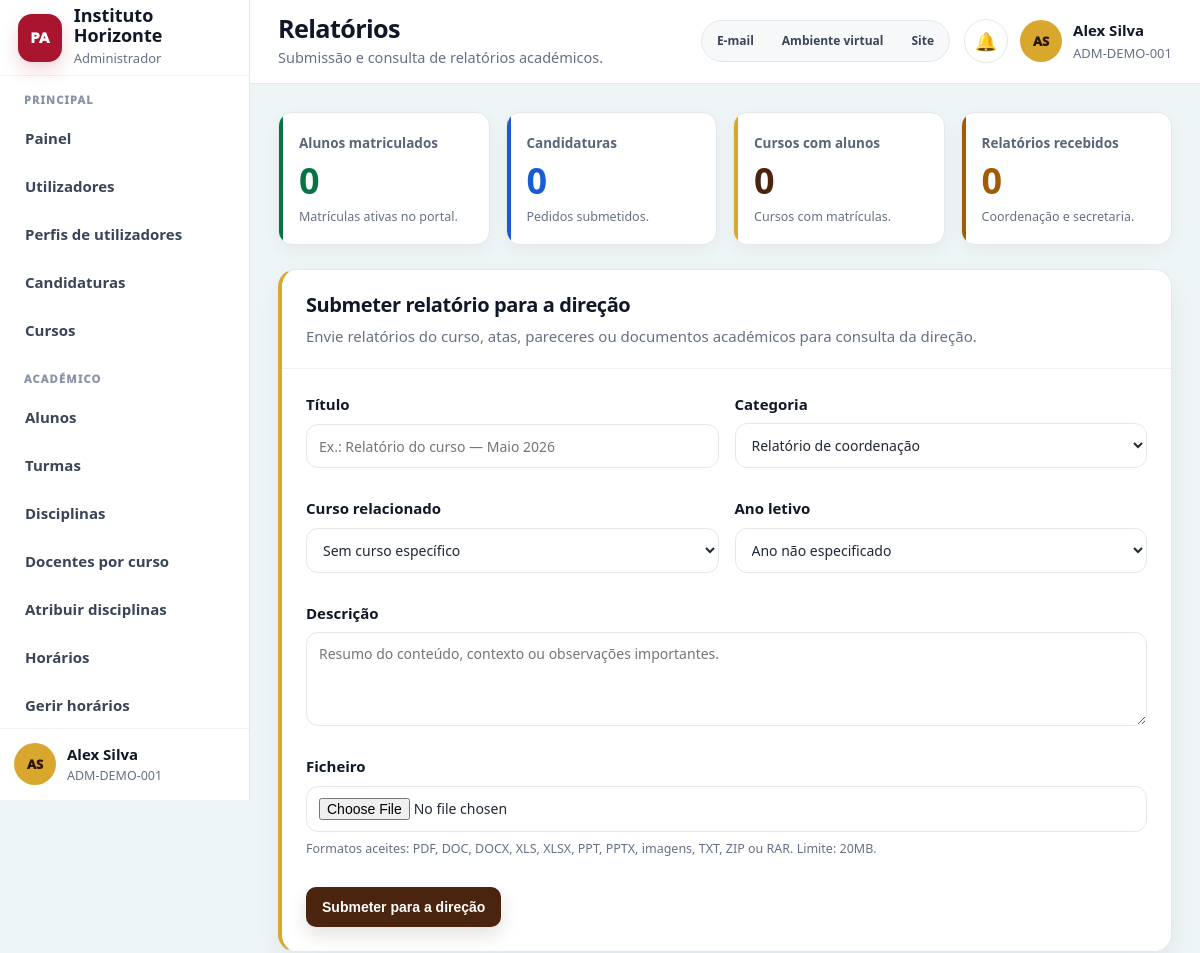
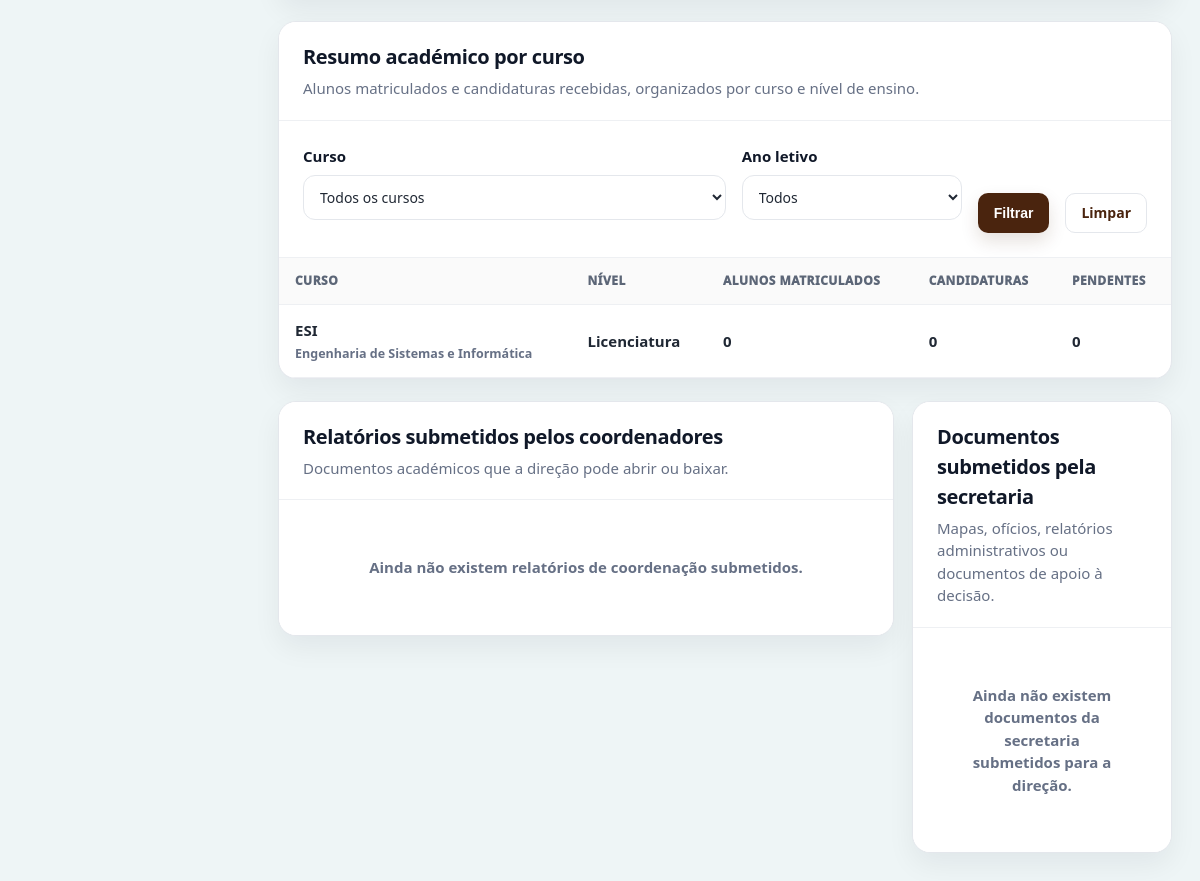
The app's page /pages/relatorios.php (signed in) with its own data (2 pictures, top to bottom).
### tables this page shows
CREATE TABLE `users` (
    `id` INT AUTO_INCREMENT PRIMARY KEY,
    `institutional_id` VARCHAR(80) NULL UNIQUE,
    `full_name` VARCHAR(180) NOT NULL,
    `email` VARCHAR(180) NOT NULL UNIQUE,
    `personal_email` VARCHAR(180) NULL,
    `phone` VARCHAR(50) NULL,
    `birth_date` DATE NULL,
    `document_type` VARCHAR(80) NULL,
    `document_number` VARCHAR(100) NULL,
    `address` TEXT NULL,
    `password_hash` VARCHAR(255) NOT NULL,
    `role` VARCHAR(50) NULL,
    `roles` TEXT NULL,
    `status` VARCHAR(30) NOT NULL DEFAULT 'active',
    `is_active` TINYINT(1) NOT NULL DEFAULT 1,
    `must_change_password` TINYINT(1) NOT NULL DEFAULT 0,
    `profile_photo` VARCHAR(255) NULL,
    `identity_document_file` VARCHAR(255) NULL,
    `last_login_at` DATETIME NULL,
    `created_at` DATETIME NOT NULL DEFAULT CURRENT_TIMESTAMP,
    `updated_at` DATETIME NULL DEFAULT NULL ON UPDATE CURRENT_TIMESTAMP,
    INDEX `idx_users_institutional_id` (`institutional_id`),
    INDEX `idx_users_email` (`email`),
    INDEX `idx_users_role` (`role`),
    INDEX `idx_users_status` (`status`)
);

CREATE TABLE `courses` (
    `id` INT AUTO_INCREMENT PRIMARY KEY,
    `code` VARCHAR(50) NOT NULL UNIQUE,
    `name` VARCHAR(180) NOT NULL,
    `level` VARCHAR(50) NOT NULL DEFAULT 'licenciatura',
    `duration_years` INT NULL,
    `description` TEXT NULL,
    `status` VARCHAR(20) NOT NULL DEFAULT 'active',
    `created_at` DATETIME NOT NULL DEFAULT CURRENT_TIMESTAMP,
    `updated_at` DATETIME NULL DEFAULT NULL ON UPDATE CURRENT_TIMESTAMP,
    INDEX `idx_courses_level` (`level`),
    INDEX `idx_courses_status` (`status`)
);

### pages/relatorios.php (the view, shortened to what the rows shown need)
<?php
require_once __DIR__ . '/../includes/portal_layout.php';
require_any_role(['admin', 'direcao', 'coordenador', 'secretaria']);
$user = current_user();
$role = portal_user_role($user);
$courseWhere = [];
$courseParams = [];
$courseWhereSql = $courseWhere ? 'WHERE ' . implode(' AND ', $courseWhere) : '';
$summaryRows = portal_rows($pdo, "
    SELECT
        courses.id,
        courses.code,
        courses.name,
        courses.level,
        COUNT(DISTINCT students.id) AS students_total,
        SUM(CASE WHEN students.enrollment_status = 'active' THEN 1 ELSE 0 END) AS active_students,
        COUNT(DISTINCT applications.id) AS applications_total,
        SUM(CASE WHEN applications.status IN ('pending','in_review','missing_documents') THEN 1 ELSE 0 END) AS applications_pending
    FROM courses
    LEFT JOIN students ON students.course_id = courses.id
    LEFT JOIN applications ON applications.course_id = courses.id
    {$courseWhereSql}
    GROUP BY courses.id
    ORDER BY FIELD(courses.level,'licenciatura','mestrado','mestrado_integrado','doutoramento','especializacao','formacao_permanente'), courses.name ASC
", $courseParams);
$levelLabels = [
    'licenciatura' => 'Licenciatura',
    'mestrado' => 'Mestrado',
    'mestrado_integrado' => 'Mestrado integrado',
    'doutoramento' => 'Doutoramento',
    'especializacao' => 'Especialização',
    'formacao_permanente' => 'Formação permanente',
];
portal_layout_start(
    'relatorios',
    $role === 'coordenador' ? 'Relatórios do curso' : 'Relatórios',
    $role === 'direcao'
        ? 'Indicadores académicos, documentos submetidos e relatórios das coordenações.'
        : 'Submissão e consulta de relatórios académicos.',
    $role
);
?>
<?php if (in_array($role, ['coordenador', 'secretaria', 'admin'], true)): ?>
    <div class="ui-panel report-upload-card">
        <div class="ui-panel-header">
            <div>
                <h2><?= $role === 'secretaria' ? 'Submeter documento para a direção' : 'Submeter relatório para a direção'; ?></h2>
            </div>
        </div>
    </div>
<?php endif; ?>
<div class="ui-panel">
    <div class="ui-panel-header">
        <div>
            <h2>Resumo académico por curso</h2>
        </div>
    </div>
    <div class="ui-table-wrap">
        <table class="ui-table">
            <thead>
                <tr>
                    <th>Curso</th>
                    <th>Nível</th>
                    <th>Alunos matriculados</th>
                    <th>Candidaturas</th>
                    <th>Pendentes</th>
                </tr>
            </thead>
            <tbody>
                <?php foreach ($summaryRows as $row): ?>
                    <tr>
                        <td>
                            <strong><?= e($row['code']); ?></strong>
                            <small><?= e($row['name']); ?></small>
                        </td>
                        <td><?= e($levelLabels[$row['level']] ?? portal_label_status($row['level'] ?? '')); ?></td>
                        <td><strong><?= (int) ($row['active_students'] ?? 0); ?></strong></td>
                        <td><?= (int) ($row['applications_total'] ?? 0); ?></td>
                        <td><?= (int) ($row['applications_pending'] ?? 0); ?></td>
                    </tr>
                <?php endforeach; ?>
            </tbody>
        </table>
    </div>
</div>
<div class="ui-split report-split">
    <div class="ui-panel">
        <div class="ui-panel-header">
            <div>
                <h2>Relatórios submetidos pelos coordenadores</h2>
            </div>
        </div>
    </div>
    <div class="ui-panel">
        <div class="ui-panel-header">
            <div>
                <h2>Documentos submetidos pela secretaria</h2>
            </div>
        </div>
    </div>
</div>
<?php portal_layout_end(); ?>

### includes/portal_layout.php (shortened to what the rows shown need)
<?php
require_once __DIR__ . '/auth.php';
require_once __DIR__ . '/portal_ui_helpers.php';
if (file_exists(__DIR__ . '/notification_widget.php')) {
    require_once __DIR__ . '/notification_widget.php';
}
if (!function_exists('portal_initials')) {
    function portal_initials(string $name): string
    {
        return portal_initials_safe($name);
    }
}
if (!function_exists('portal_user_photo_url')) {
    function portal_user_photo_url(array $user): string
    {
        $photo = trim((string) ($user['profile_photo'] ?? ''));
        if ($photo === '') {
            return '';
        }
        return APP_URL . '/' . ltrim($photo, '/');
    }
}
if (!function_exists('portal_avatar_html')) {
    function portal_avatar_html(array $user, string $name, string $class = 'ui-avatar-sm'): string
    {
        $photoUrl = portal_user_photo_url($user);
        return '<div class="' . e($class) . '">' . e(portal_initials($name)) . '</div>';
    }
}
if (!function_exists('portal_layout_start')) {
    function portal_layout_start(string $activeMenu, string $title, string $subtitle = '', ?string $forcedRole = null): void
    {
        $user = current_user();
        global $pdo;
        if (isset($pdo) && $pdo instanceof PDO && function_exists('portal_one')) {
            $freshUser = portal_one($pdo, "SELECT * FROM users WHERE id = ? LIMIT 1", [(int) ($user['id'] ?? 0)]);
            if ($freshUser) {
                $user = array_merge($user, $freshUser);
            }
        }
        $userName = (string) ($user['full_name'] ?? 'Utilizador');
        $userCode = (string) ($user['institutional_id'] ?? '');
        ?>
<!DOCTYPE html>
<html lang="pt-CV">
<head>
    <link rel="stylesheet" href="<?= e(APP_URL); ?>/assets/css/portal-modern.css">
</head>
<body class="ui-body">
<div class="ui-shell">
    <aside class="ui-sidebar">
        <div class="ui-sidebar-footer">
            <div class="ui-mini-user">
                <?= portal_avatar_html($user, $userName, 'ui-avatar-sm'); ?>
                <div>
                    <strong><?= e($userName); ?></strong>
                    <span><?= e($userCode); ?></span>
                </div>
            </div>
        </div>
    </aside>
    <main class="ui-main">
        <header class="ui-topbar">
            <div>
                <h1><?= e($title); ?></h1>
            </div>
            <div class="ui-topbar-actions">
                <?php if (function_exists('render_notification_user_box')): ?>
                    <?php render_notification_user_box($user, $userCode, 'ui'); ?>
                <?php endif; ?>
            </div>
        </header>
        <section class="ui-content">
        <?php
    }
}
if (!function_exists('portal_layout_end')) {
    function portal_layout_end(): void
    {
        ?>
        </section>
    </main>
</div>
</body>
</html>
        <?php
    }
}

### includes/notification_widget.php (shortened to what the rows shown need)
<?php
if (!function_exists('notify_initials')) {
    function notify_initials(string $name): string
    {
        return function_exists('portal_initials_safe') ? portal_initials_safe($name) : 'PA';
    }
}
if (!function_exists('render_notification_user_box')) {
    function render_notification_user_box(array $user, string $subtitle = '', string $theme = 'ui'): void
    {
        $name = (string) ($user['full_name'] ?? 'Utilizador');
        $code = $subtitle !== '' ? $subtitle : (string) ($user['institutional_id'] ?? '');
        $photoUrl = function_exists('portal_user_photo_url') ? portal_user_photo_url($user) : '';
        ?>
        <div class="notification-user-area">
            <details class="notify-menu">
                <summary class="notify-trigger" aria-label="Abrir notificações" title="Notificações">
                    <span class="notify-icon" aria-hidden="true">🔔</span>
                </summary>
            </details>
            <div class="ui-user-box">
                <?php if ($photoUrl !== ''): ?>
                    <img class="ui-avatar-sm is-photo" src="<?= e($photoUrl); ?>" alt="Fotografia de perfil">
                <?php else: ?>
                    <div class="ui-avatar-sm"><?= e(notify_initials($name)); ?></div>
                <?php endif; ?>
                <div>
                    <strong><?= e($name); ?></strong>
                    <span><?= e($code); ?></span>
                </div>
            </div>
        </div>
        <?php
    }
}

### records on screen
users: full_name "AS", full_name "Alex Silva", institutional "ADM-DEMO-001"
courses: code "ESI", name "Engenharia de Sistemas e Informática", level "Licenciatura", active_students "0", applications_total "0", applications_pending "0"

### other values on screen
$roleLabel "Administrador"
portal_section_label($section) "PRINCIPAL"
$item['label'] "Painel"
$item['label'] "Utilizadores"
$item['label'] "Perfis de utilizadores"
$item['label'] "Candidaturas"
$item['label'] "Cursos"
portal_section_label($section) "ACADÉMICO"
$item['label'] "Alunos"
$item['label'] "Turmas"
$item['label'] "Disciplinas"
$item['label'] "Docentes por curso"
$item['label'] "Atribuir disciplinas"
$item['label'] "Horários"
$item['label'] "Gerir horários"
